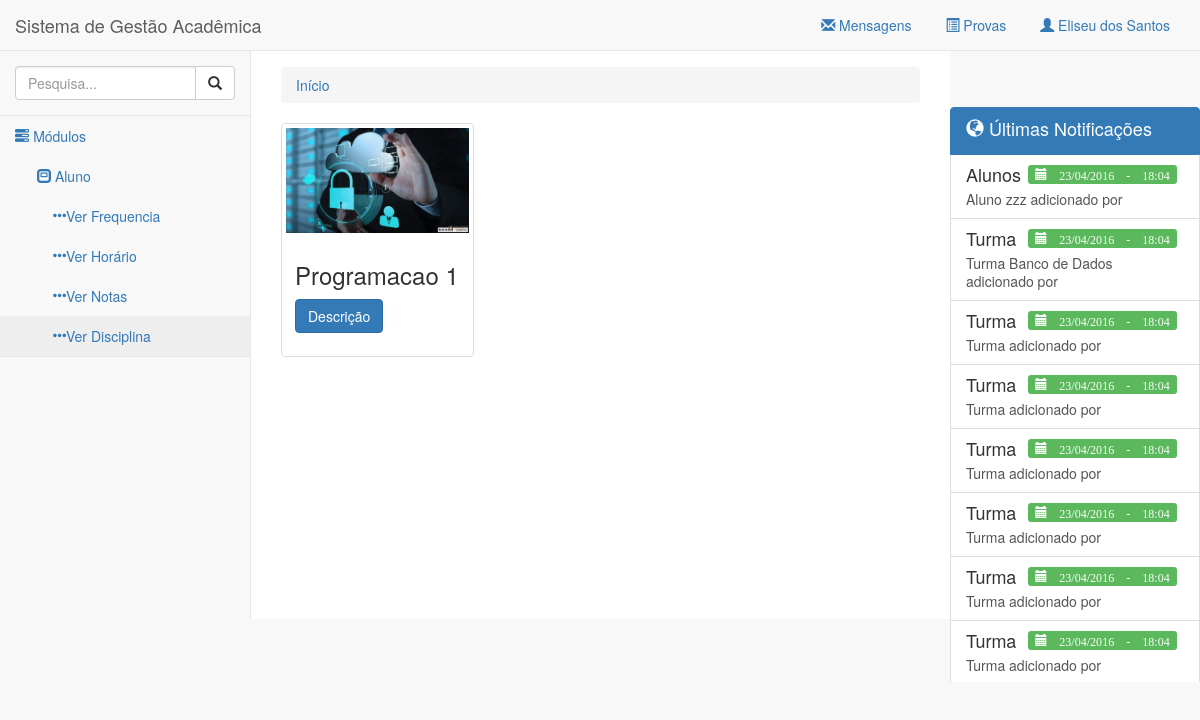
Page /admin/verDisciplina.php (signed in) on the earlier database version.
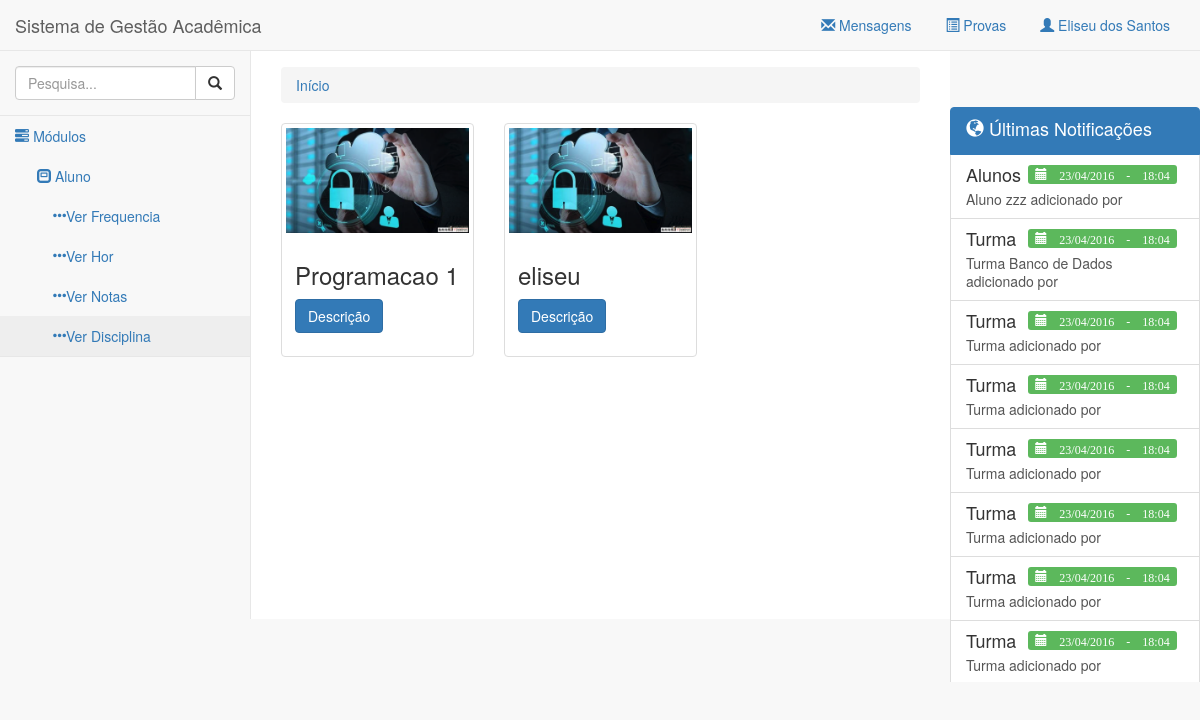
Same page on the later database version.
### tables this page shows
CREATE TABLE IF NOT EXISTS `cad_modulo` (
  `cd_modulo` bigint(20) NOT NULL,
  `nome_modulo` varchar(180) NOT NULL
);

CREATE TABLE IF NOT EXISTS `cad_submodulo` (
  `cd_submodulo` bigint(20) NOT NULL,
  `nome_submodulo` varchar(180) NOT NULL,
  `fonte` varchar(450) NOT NULL,
  `permissao` varchar(11) NOT NULL,
  `icone` varchar(180) NOT NULL
);

CREATE TABLE IF NOT EXISTS `notificacoes` (
  `cd_notificacao` bigint(20) NOT NULL,
  `cd_usuario` bigint(20) NOT NULL,
  `tp_notificacao` varchar(80) NOT NULL,
  `desc_notificacao` text NOT NULL,
  `dt_sistema` timestamp NOT NULL DEFAULT CURRENT_TIMESTAMP
);

CREATE TABLE IF NOT EXISTS `cad_disciplina` (
  `cd_curso` bigint(20) NOT NULL,
  `nome_disciplina` varchar(300) NOT NULL,
  `desc_disciplina` text NOT NULL,
  `cd_disciplina` int(11) NOT NULL
);

### classes/funcoes.class.php (called while the page is built, shortened)
<?php
include 'database.class.php';
include 'notificacoes.class.php';
class Funcoes {
  public static function geraHeader() {
    include 'partials/header.php';
  }
  public static function geraFooter($parametros = false) {
    include 'partials/footer.php';
  }
  public static function geraMenus() {
    include 'partials/navegacao.php';
  }
  public static function geraMenuTop() {
    include 'partials/menu_top.php';
  }
  public static function geraMenuEsquerda() {
    include 'partials/menu_esquerda.php';
  }
  public static function geraMenuDireita() {
    include 'partials/menu_direita.php';
  }
  public static function geraBreadCrumb() {
    include 'partials/breadcrumb.php';
  }
}

### classes/database.class.php (called while the page is built, shortened)
<?php
class Database {
  private $mysql;
  private $query;
  public function __construct() {
    $this->mysql = new mysqli('localhost', 'root','', 'sga');
  }
  protected function clearAttributes() {
    $not = array('last_query', 'operators', 'join_types');
    $attrs = get_object_vars($this);
  }
  public function result() {
    $data = array();
    if(!empty($this->query)) {
      while($result = mysqli_fetch_object($this->query)) {
        $data[] = $result;
      }
    }
    return $data;
  }
  public function query($query, $escape = FALSE) {
    $escape = (!is_bool($escape)) ? TRUE : $escape;
    $this->query = $this->mysql->query($query);
    return $this;
  }
}

### classes/notificacoes.class.php (called while the page is built, shortened)
<?php
Class Notificacoes {
	public function getNotificacao() {
		$objetoSql = new Database();
		$resultado = $objetoSql->query('select * from notificacoes order by cd_notificacao DESC')->result();
		return $resultado;
	}
}

### classes/disciplina.class.php (called while the page is built, shortened)
<?php
Class Disciplina extends Funcoes {
  public function getTodasDisciplinas() {
    $objetoSql = new Database();
    $resultado = $objetoSql->query('select * from cad_disciplina')->result();
    return $resultado;
  }
}

### admin/partials/menu_direita.php (the view, shortened to what this page needs)
<?php
$objetonotificacoes = new Notificacoes();
$notificacoes = $objetonotificacoes->getNotificacao();
?>
<div class="navbar-default sidebar-right" role="navigation">
  <div class="list-group">
  	<a href="#" class="list-group-item active">
	    <h4 class="list-group-item-heading"><span class="glyphicon glyphicon-globe"></span> Últimas Notificações</h4>
	  </a>
    <?php
      foreach ($notificacoes as $notificacao) : ?>
      	<a href="#" class="list-group-item notificacao">
      		<h4 class="list-group-item-heading"><?= $notificacao->tp_notificacao; ?>
            <span class="label label-success data-notificacao pull-right">
              <span class="glyphicon glyphicon-calendar"> <?= date('d/m/Y', strtotime($notificacao->dt_sistema)) . ' - '. date('H:m', strtotime($notificacao->dt_sistema)); ?></span>
          </h4>
      		<p class="list-group-item-text"><?= $notificacao->desc_notificacao; ?>
      		</p>
    		</a>
      <?php endforeach; ?>
	</div>
</div>

### admin/partials/header.php (shortened to what this page needs)
<!DOCTYPE html>
<html lang="pt-br">
<head>
  <link href="../assets/css/bootstrap.min.css" rel="stylesheet">
  <link href="../assets/css/sb-admin-2.css" rel="stylesheet">
  <link href="../assets/css/admin.css" rel="stylesheet">
</head>
<body data-alert="<?= (isset($_SESSION['mensagem'])) ? $_SESSION['mensagem'] : ''; ?>">
  <div id="conteudo">

### admin/partials/navegacao.php (shortened to what this page needs)
<nav class="navbar navbar-default navbar-static-top" role="navigation" style="margin-bottom: 0">
  <?php
    Funcoes::geraMenuTop();
    Funcoes::geraMenuEsquerda();
    Funcoes::geraMenuDireita();
  ?>
<?php Funcoes::geraBreadCrumb(); ?>

### admin/partials/menu_top.php (shortened to what this page needs)
<div class="navbar-header">
  <a class="navbar-brand">Sistema de Gestão Acadêmica</a>
</div>
<ul class="nav navbar-top-links navbar-right">
  <li class="dropdown">
    <a class="dropdown-toggle" data-toggle="dropdown" href="#">
        <i class="glyphicon glyphicon-envelope"></i> Mensagens
    </a>
  </li>
  <li class="dropdown">
    <a class="dropdown-toggle" data-toggle="dropdown" href="#">
      <i class="glyphicon glyphicon-list-alt"></i> Provas
    </a>
  </li>
  <li class="dropdown">
    <a class="dropdown-toggle" data-toggle="dropdown" href="#">
      <i class="glyphicon glyphicon-user"></i> <?= (isset($_SESSION['administrador'])) ? $_SESSION['administrador'] : $_SESSION['nome']; ?>
    </a>
  </li>
</ul>

### admin/partials/menu_esquerda.php (shortened to what this page needs)
<div class="navbar-default sidebar" role="navigation">
  <div class="sidebar-nav navbar-collapse">
    <ul class="nav" id="side-menu">
      <li class="sidebar-search">
        <div class="input-group custom-search-form">
          <input type="text" class="form-control" placeholder="Pesquisa...">
          <span class="input-group-btn">
            <button class="btn btn-default" type="button">
              <i class="glyphicon glyphicon-search"></i>
            </button>
          </span>
        </div>
      </li>
      <li>
        <a href="#"><i class="glyphicon glyphicon-tasks"></i> Módulos</a>
        <ul class="nav nav-second-level">
          <?php
            $objetoModulos = new Database();
            $objetoModulos1 = new Database();
            $permissoes = $_SESSION['permissao'];
            $query_parts = array();
            foreach ($permissoes as $val) {
              $query_parts[] = "'%".mysql_real_escape_string($val)."%'";
            }
            $string = implode(' OR cd_modulo LIKE ', $query_parts);
            $modulos = $objetoModulos->query("select * from cad_modulo where cd_modulo LIKE {$string}")->result();
            $query_parts = array();
            foreach ($permissoes as $val) {
                $query_parts[] = "'%".mysql_real_escape_string($val)."%'";
            }
            $string = implode(' OR permissao LIKE ', $query_parts);
            $submodulos = $objetoModulos1->query("select * from cad_submodulo where permissao LIKE {$string}")->result();
            foreach ($modulos as $modulo) : ?>
              <li>
                <a href="#"><span class="glyphicon glyphicon-modal-window"></span> <?= $modulo->nome_modulo; ?></a>
                <?php if(isset($modulo->submodulos) && count($modulo->submodulos)) : ?>
                  <ul class="nav nav-third-level">
                  <?php foreach ($modulo->submodulos as $submodulo) : ?>
                    <li>
                      <a href="<?= $submodulo->fonte; ?>"><span class="glyphicon glyphicon-option-horizontal"></span><?= $submodulo->nome_submodulo; ?></a>
                    </li>
                    <?php endforeach; ?>
                  </ul>
                <?php endif; ?>
              </li>
          <?php endforeach; ?>
          </li>
        </ul>
      </div>
    </div>
  </div>

### admin/partials/breadcrumb.php
<div id="conteudo-pagina">
  <ol class="breadcrumb">
    <li><a href="index.php">Início</a></li>
  </ol>

### admin/verDisciplina.php
<?php
  include '../classes/funcoes.class.php';
  include '../classes/disciplina.class.php';
  Funcoes::geraHeader();
  Funcoes::geraMenus();
?>
<div class="row">
  <?php
    $objetoDisiplina = new Disciplina();
    foreach ($objetoDisiplina->getTodasDisciplinas() as $disciplina) : ?>
      <div class="col-sm-6 col-md-4">
        <div class="thumbnail">
          <img src="../assets/imagens/slide1.png" alt="...">
          <div class="caption">
            <h3><?= $disciplina->nome_disciplina; ?></h3>
            <p><button class="btn btn-primary desc-disciplina" data-disciplina="<?= $disciplina->cd_disciplina; ?>" type="button">Descrição</button>
          </div>
        </div>
      </div>
  <?php endforeach; ?>
</div>
 <?php Funcoes::geraFooter(); ?>

### admin/partials/footer.php (shortened to what this page needs)
    </div>
  </body>
</html>

### assets/css/sb-admin-2.css (style rules this page uses)
body { background-color: #f8f8f8; }
#conteudo { width: 100%; }
#conteudo-pagina { padding: 0 15px; min-height: 568px; background-color: #fff; }
@media (min-width:768px) { #conteudo-pagina { position: inherit; margin: 0 250px 0 250px; padding: 16px 30px; border-left: 1px solid #e7e7e7; } }
.navbar-top-links { margin-right: 0; }
.navbar-top-links li { display: inline-block; }
.navbar-top-links li:last-child { margin-right: 15px; }
.navbar-top-links li a { padding: 15px; min-height: 50px; }
.sidebar .sidebar-nav.navbar-collapse { padding-right: 0; padding-left: 0; }
.sidebar .sidebar-search { padding: 15px; }
.sidebar ul li { border-bottom: 1px solid #e7e7e7; }
.sidebar ul li a.active { background-color: #eee; }
.sidebar .nav-second-level li, .sidebar .nav-third-level li { border-bottom: 0!important; }
.sidebar .nav-second-level li a { padding-left: 37px; }
.sidebar .nav-third-level li a { padding-left: 52px; }
@media (min-width:768px) { .sidebar { z-index: 1; position: absolute; width: 250px; margin-top: 51px; } }
@media (min-width:768px) { .sidebar-right { z-index: 1; position: absolute; width: 250px; margin-top: 51px; right: 0; } }

### assets/css/admin.css (style rules this page uses)
a:hover, a:visited, a:link, a:active { text-decoration: none; }
.glyphicon { cursor: pointer; }
.data-notificacao { margin-right: 7px; font-size: 67%; }
.list-group { margin-top: 5px; max-height: 575px !important; overflow: overlay !important; margin-bottom: 0px !important; }

Differences in the rows shown:
changed cad_submodulo: nome_submodulo "Ver Horário" → "Ver Hor"
added cad_disciplina: nome_disciplina "eliseu"
